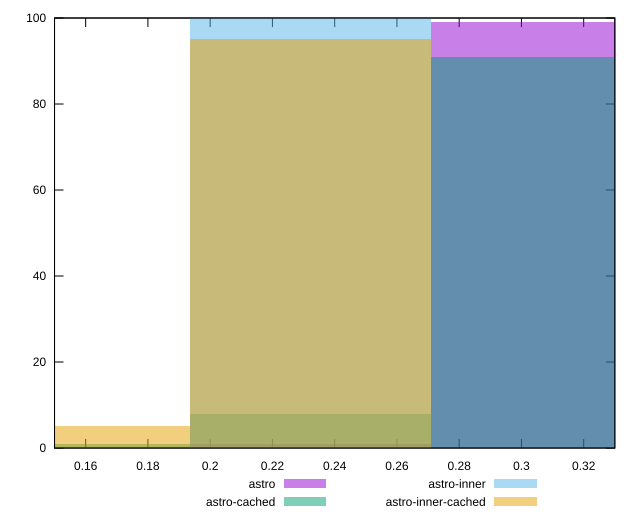

Generate this figure with gnuplot:
reset

$astro <<EOF
0.23222180155469224 1
0.3096290687395897 99
EOF

$astroCached <<EOF
0.3096290687395897 91
0.23222180155469224 8
0.15481453436979484 1
EOF

$astroInner <<EOF
0.23222180155469224 100
EOF

$astroInnerCached <<EOF
0.15481453436979484 5
0.23222180155469224 95
EOF

set key outside below
set boxwidth 0.07740726718489742
set xrange [0.15:0.33]
set yrange [0:100]
set trange [0:100]
set style fill transparent solid 0.5 noborder
set terminal svg size 640, 520 enhanced background rgb 'white'
set output "reports/report_00033_2021-03-01T14-23-16.841Z/max-potential-fid/comparison/histogram/all_score.svg"

plot $astro title "astro" with boxes, \
     $astroCached title "astro-cached" with boxes, \
     $astroInner title "astro-inner" with boxes, \
     $astroInnerCached title "astro-inner-cached" with boxes

reset
